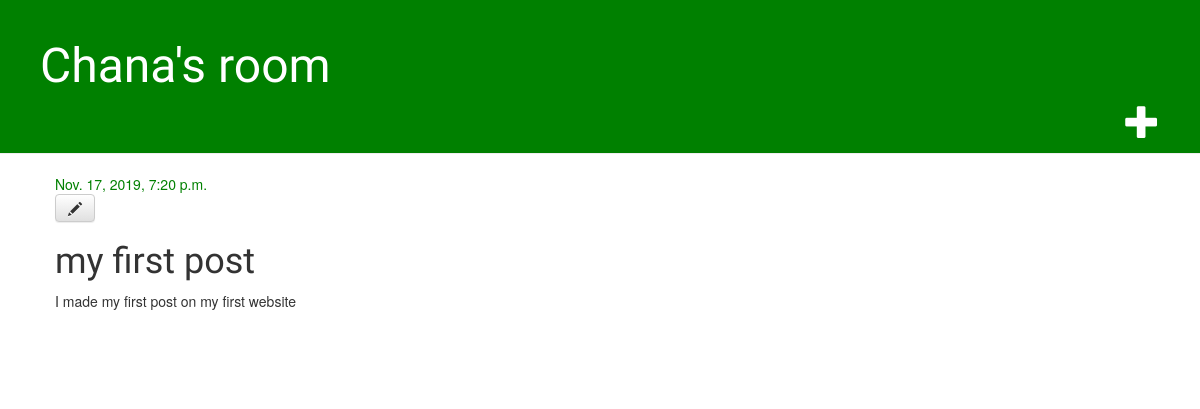
/post/1/, run on an earlier commit of the app's database.
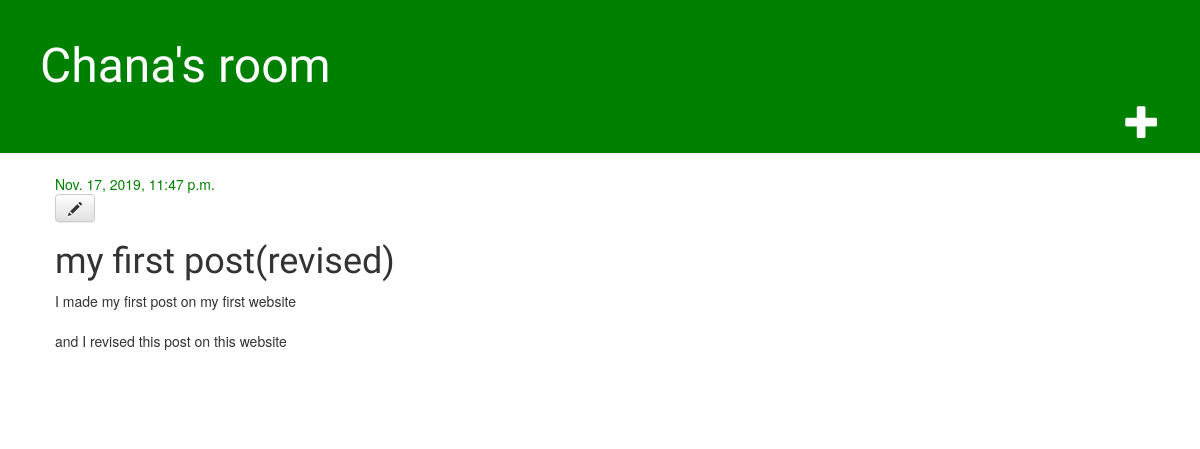
And on a later commit of the database.
### blog/models.py (models this page shows, shortened)
class Post(models.Model):
    author = models.ForeignKey(settings.AUTH_USER_MODEL, on_delete=models.CASCADE)
    title = models.CharField(max_length=200)
    text = models.TextField()
    created_date = models.DateTimeField(
            default=timezone.now)
    published_date = models.DateTimeField(
            blank=True, null=True)

### blog/views.py (the view)
# urls.py: path('post/<int:pk>/', views.post_detail, name='post_detail'),
def post_detail(request, pk):
    post = get_object_or_404(Post, pk=pk)
    return render(request, 'blog/post_detail.html', {'post': post})

### blog/templates/blog/post_detail.html
{% extends 'blog/base.html' %}
{% block content %}
    <div class="post">
        {% if post.published_date %}
            <div class="date">
                {{ post.published_date }}
            </div>
        {% endif %}
        <a class="btn btn-default" href="{% url 'post_edit' pk=post.pk %}"><span class="glyphicon glyphicon-pencil"></span></a>
        <h1>{{ post.title }}</h1>
        <p>{{ post.text|linebreaksbr }}</p>
    </div>
{% endblock %}

What changed in the data, as far as the page shows it:
changed Post: published_date "Nov. 17, 2019, 7:20 p.m." → "Nov. 17, 2019, 11:47 p.m."; title "my first post" → "my first post(revised)"; text "I made my first post on my first website" → "I made my first post on my first website and I revised this post on this website"
